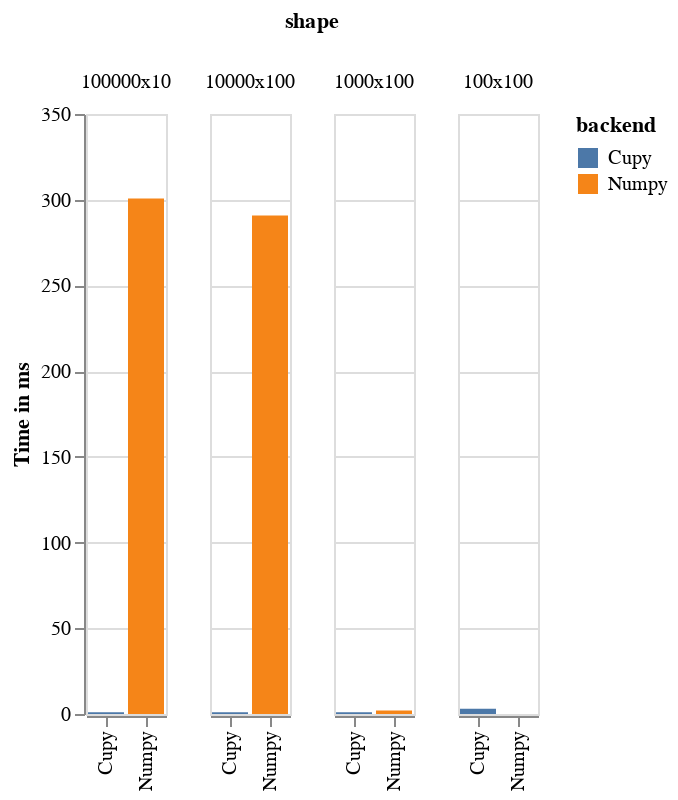

This figure's notebook cell:
### Markdown cell above
### ones

### Code cell
op_name = 'ones'
cnts = PerfCounters()
for backend_name, B in BACKENDS.items():
    for shape_name, shape in SHAPE2D.items():
        cnt_name = "%s_%s_%s" % (backend_name, op_name, shape_name)
        cnts.start(cnt_name)
        for _ in range(NUM_REPS):
            B.ones(shape)
        cnts.stop(cnt_name)
        
overall_cnts.merge(cnts)
display_results(cnts)

### Figure 1 — Vega-Lite specification as saved in the notebook (floating-point values rounded to 4 significant figures)
{"config": {"view": {"continuousWidth": 400, "continuousHeight": 300}}, "data": {"name": "data-cefa5b5e47620e0481b5f203a442ab4b"}, "mark": "bar", "encoding": {"color": {"type": "nominal", "field": "backend"}, "column": {"type": "nominal", "field": "shape"}, "x": {"type": "nominal", "field": "backend", "title": ""}, "y": {"type": "quantitative", "aggregate": "sum", "field": "time", "title": "Time in ms"}}, "$schema": "https://vega.github.io/schema/vega-lite/v4.0.2.json", "datasets": {"data-cefa5b5e47620e0481b5f203a442ab4b": [{"shape": "100000x10", "backend": "Numpy", "time": 300.7}, {"shape": "10000x100", "backend": "Numpy", "time": 290.7}, {"shape": "100x100", "backend": "Cupy", "time": 2.992}, {"shape": "1000x100", "backend": "Numpy", "time": 1.995}, {"shape": "1000x100", "backend": "Cupy", "time": 0.9973}, {"shape": "10000x100", "backend": "Cupy", "time": 0.9973}, {"shape": "100000x10", "backend": "Cupy", "time": 0.9973}, {"shape": "100x100", "backend": "Numpy", "time": 0.0}]}}
